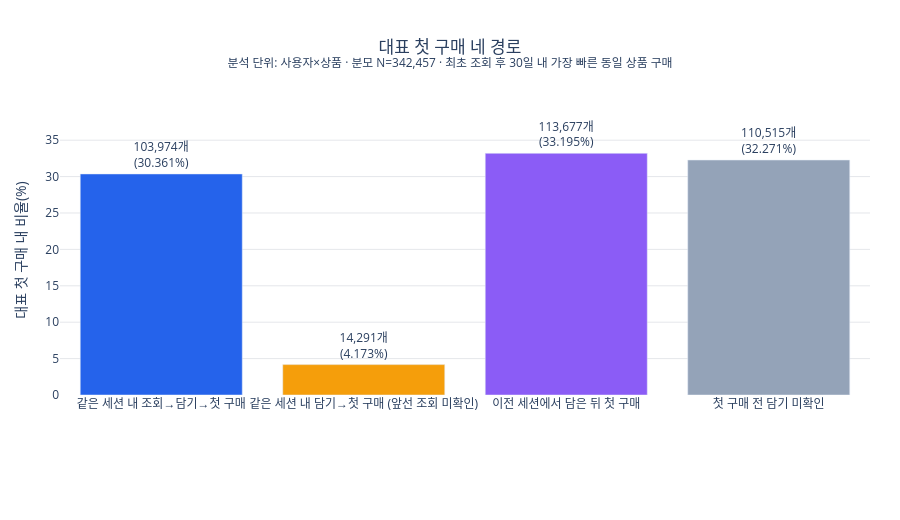

The notebook cell saved with this chart:
### Code cell
chart_data = path_summary.copy()
chart_data['표시 라벨'] = chart_data.apply(lambda row:f"{int(row['사용자·상품 수']):,}개<br>({row['대표 첫 구매 내 비율(%)']:.3f}%)",axis=1)
fig = go.Figure(go.Bar(
    x=chart_data['대표 첫 구매 경로'],y=chart_data['대표 첫 구매 내 비율(%)'],text=chart_data['표시 라벨'],textposition='outside',cliponaxis=False,
    marker_color=['#2563EB','#F59E0B','#8B5CF6','#94A3B8'],customdata=chart_data[['사용자·상품 수']],
    hovertemplate='%{x}<br>%{customdata[0]:,}개<br>%{y:.3f}%<extra></extra>',
))
fig.update_layout(
    title=dict(text=f'대표 첫 구매 네 경로<br><sup>분석 단위: 사용자×상품 · 분모 N={representative_purchase_n:,} · 최초 조회 후 30일 내 가장 빠른 동일 상품 구매</sup>',x=0.5),
    xaxis_title=None,yaxis_title='대표 첫 구매 내 비율(%)',
    # 막대 바깥 레이블 2줄이 잘리지 않도록 축 상단에 여유를 둔다.
    yaxis=dict(gridcolor='#E5E7EB',range=[0,chart_data['대표 첫 구매 내 비율(%)'].max()*1.20]),
    paper_bgcolor='white',plot_bgcolor='white',height=520,margin=dict(l=60,r=30,t=105,b=125),
)
fig.show()

### Figure 1 — Plotly figure (JSON) as saved in the notebook; plotly's stock layout.template omitted (floating-point values rounded to 4 significant figures)
{"data": [{"cliponaxis": false, "customdata": [[103974], [14291], [113677], [110515]], "hovertemplate": "%{x}<br>%{customdata[0]:,}개<br>%{y:.3f}%<extra></extra>", "marker": {"color": ["#2563EB", "#F59E0B", "#8B5CF6", "#94A3B8"]}, "text": ["103,974개<br>(30.361%)", "14,291개<br>(4.173%)", "113,677개<br>(33.195%)", "110,515개<br>(32.271%)"], "textposition": "outside", "type": "bar", "x": ["같은 세션 내 조회→담기→첫 구매", "같은 세션 내 담기→첫 구매 (앞선 조회 미확인)", "이전 세션에서 담은 뒤 첫 구매", "첫 구매 전 담기 미확인"], "y": [30.36, 4.173, 33.19, 32.27]}], "layout": {"height": 520, "margin": {"b": 125, "l": 60, "r": 30, "t": 105}, "paper_bgcolor": "white", "plot_bgcolor": "white", "title": {"text": "대표 첫 구매 네 경로<br><sup>분석 단위: 사용자×상품 · 분모 N=342,457 · 최초 조회 후 30일 내 가장 빠른 동일 상품 구매</sup>", "x": 0.5}, "xaxis": {"title": {}}, "yaxis": {"gridcolor": "#E5E7EB", "range": [0, 39.83], "title": {"text": "대표 첫 구매 내 비율(%)"}}}}
